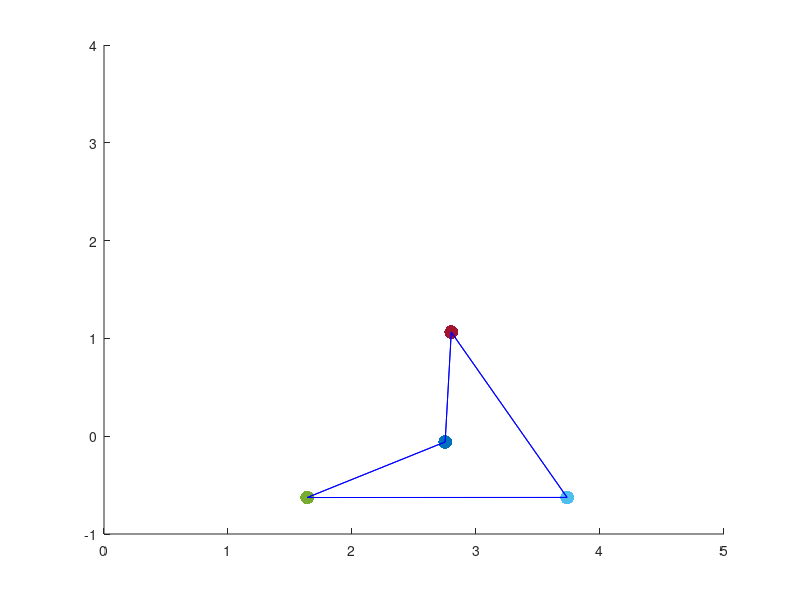

This chart was generated by the following MATLAB code:
clc
clear all 
close all
locs=[[0,0];
       [3,0];
       [5,0]
       [1,1]];

des1=[[0,0];
       [2,0];
       [2,2];
       [0,2]];



des2=[[0,0];
       [2,0];
       [1,sqrt(3)];
       [1,sqrt(3)/3]];

L=[[3,-1,-1,-1];
   [-1,3,-1,-1];
   [-1,-1,3,-1];
   [-1,-1,-1,3]];

des={des1,des2};

d1=[2,2,2*sqrt(2),2,2,2*sqrt(2),2,2,2*sqrt(2)];
d2=[2,2/sqrt(3),2,2,2,2/sqrt(3),2,2/sqrt(3),2];
d={d1,d2};

yaw=[0,0,0,0];
dt=0.1;

x=[0,3,5,1];
y=[0,0,0,1];

figure;
scatter(x(1), y(1),100,"red",'filled');
hold on
scatter(x(2), y(2),100,"blue",'filled');
scatter(x(3), y(3),100,"green",'filled');
scatter(x(4), y(4),100,"yellow",'filled');

axis([0 5 -1 4])
hold off
j=1;
while j<3
    

    while 1
    
    
        path=des{j};

        u=-L*(locs-path);
        vx=[0,0,0,0];
        w=[0,0,0,0];
        for i=1:length(w)
            vx(i)=cos(yaw(i))*u(i,1)+sin(yaw(i))*u(i,2);
            w(i)=-sin(yaw(i))*u(i,1)+cos(yaw(i))*u(i,2);
    
        end
    
        yaw=yaw+w.*dt;
        locs(:, 1)=locs(:,1)+vx'.*cos(yaw').*dt;
        locs(:, 2)=locs(:,2)+vx'.*sin(yaw').*dt;
    
        x= locs(:, 1);
        y= locs(:, 2);
        
    
        scatter(x(1), y(1),100,"red",'filled');
        hold on
        scatter(x(2), y(2),100,"blue",'filled');
        scatter(x(3), y(3),100,"green",'filled');
        scatter(x(4), y(4),100,"yellow",'filled');
            axis([0 5 -1 4])
            hold off
        
            pause(0.1)
        
            dist1=pdist2(locs(1,:), locs(2,:));
            dist2=pdist2(locs(1,:), locs(4,:));
            dist3=pdist2(locs(1,:), locs(3,:));
            dist4=pdist2(locs(2,:), locs(1,:));
            dist5=pdist2(locs(2,:), locs(3,:));
            dist6=pdist2(locs(2,:), locs(4,:));
            dist7=pdist2(locs(3,:), locs(2,:));
            dist8=pdist2(locs(3,:), locs(4,:));
            dist9=pdist2(locs(3,:), locs(1,:));
            dis=d{j};
        
            
            if (abs(dist1-dis(1))<0.1 && abs(dist2-dis(2))<0.1 && abs(dist3-dis(3))<0.1 && abs(dist4-dis(4))<0.1 && abs(dist5-dis(5))<0.1  && abs(dist6-dis(6))<0.1  && abs(dist7-dis(7))<0.1  && abs(dist8-dis(8))<0.1  && abs(dist9-dis(9))<0.1)
                hold on
        
                scatter(x(1), y(1),100,"red",'filled');
                scatter(x(2), y(2),100,"blue",'filled');
                scatter(x(3), y(3),100,"green",'filled');
                scatter(x(4), y(4),100,"yellow",'filled');
                axis([0 5 -1 4])
                x=[x',x(1)];
                y=[y',y(1)];
                plot(x, y, 'b-');
                break
            end

    
    end
plot(x,y,'b-')
j=j+1;

pause(2)

end






